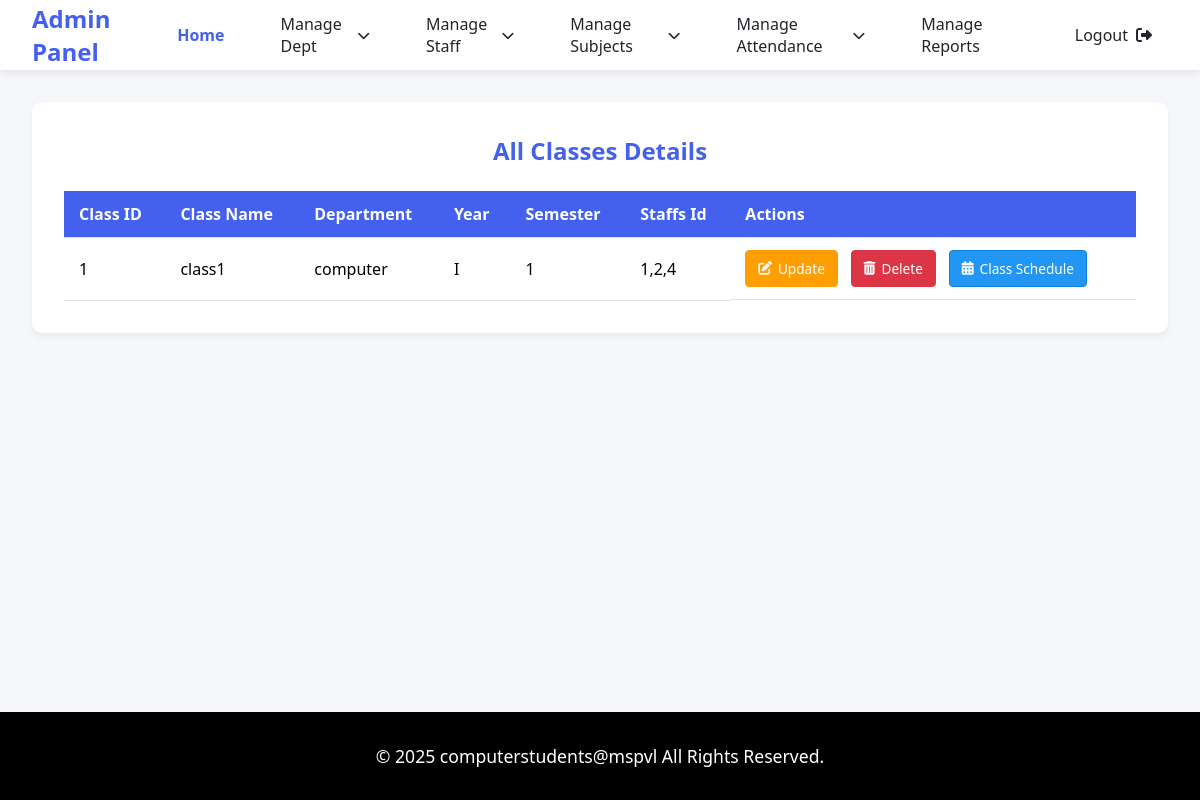
The page /view_class on the database as committed earlier.
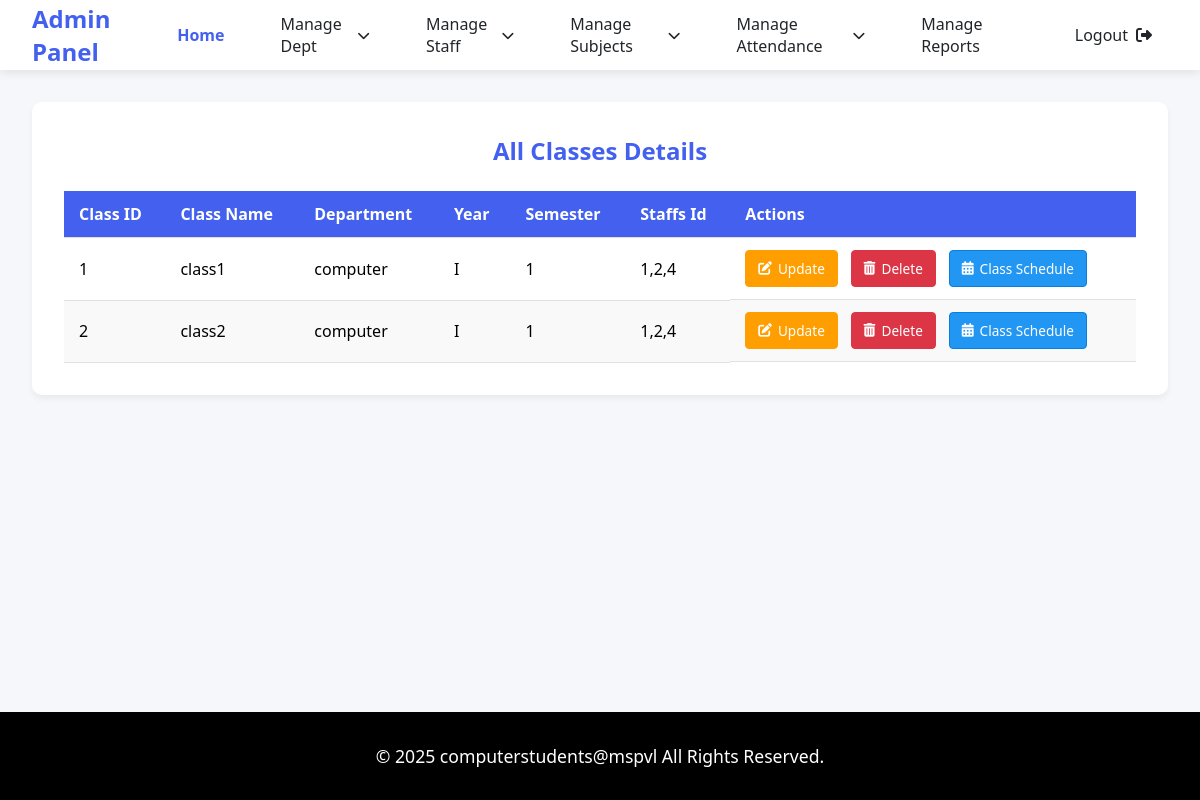
The same page on the database as committed later.
### tables this page shows
CREATE TABLE "classes_tb" (
	"classid"	INTEGER NOT NULL,
	"classname"	TEXT NOT NULL UNIQUE,
	"dept"	TEXT NOT NULL,
	"year"	TEXT NOT NULL,
	"sem"	TEXT NOT NULL,
	"staffsid"	TEXT NOT NULL,
	PRIMARY KEY("classid")
);

### app.py (the view)
@app.route('/view_class')
def view_class():
    con = sqlite3.connect('spm_db.db')
    cur = con.cursor()
    cur.execute("SELECT * FROM classes_tb")
    data = cur.fetchall()
    con.close()
    return render_template('admin/view_class.html', data = data)

### templates/admin/view_class.html (shortened to what this page needs)
<!DOCTYPE html>
<html lang="en">
<head>
    <link rel="stylesheet" href="https://cdnjs.cloudflare.com/ajax/libs/font-awesome/6.4.0/css/all.min.css">
    <link rel="stylesheet" href="static/css/style.css">
</head>
<body>
    <nav class="navbar">
        <a href="#" class="navbar-brand">Admin Panel</a>
        <div class="nav-menu">
            <a href="{{url_for('admin_dashboard')}}" class="nav-item active">Home</a>
            <div class="dropdown">
                <a href="#" class="nav-item dropdown-toggle">Manage Dept</a>
            </div>
            <div class="dropdown">
                <a href="#" class="nav-item dropdown-toggle">Manage Staff</a>
            </div>
            <div class="dropdown">
                <a href="#" class="nav-item dropdown-toggle">Manage Subjects</a>
            </div>
            <div class="dropdown">
                <a href="#" class="nav-item dropdown-toggle">Manage Attendance</a>
            </div>
            <a href="report_generate_form.html" class="nav-item">Manage Reports</a>
            <a href="{{url_for('login')}}"class="nav-item" id="logout-link">
                <span>Logout</span>
                <i class="fas fa-sign-out-alt"></i>
            </a>
        </div>
    </nav>
    <div class="main-content">
        <div class="table-container">
            <h2>All Classes Details</h2>
            <table class="dept-table">
                <thead>
                    <tr>
                        <th>Class ID</th>
                        <th>Class Name</th>
                        <th>Department</th>
                        <th>Year</th>
                        <th>Semester</th>
                        <th>Staffs Id </th>
                        <th>Actions</th>
                    </tr>
                </thead>
                <tbody>
                    {% for row in data %}
                    <tr>
                        <td>{{ row[0] }}</td>
                        <td>{{ row[1] }}</td>
                        <td>{{ row[2] }}</td>
                        <td>{{ row[3] }}</td>
                        <td>{{ row[4] }}</td>
                        <td>{{ row[5] }}</td>
                        <td class="action-buttons">
                            <a href="{{ url_for('update_class_form', classid=row[0],classname=row[1],dept=row[2],year=row[3],sem=row[4]) }}" class="btn-update">
                                <i class="fas fa-edit"></i> Update
                            </a>
                            <a href="{{ url_for('delete_class', classid=row[0],classname=row[1]) }}" class="btn-delete" onclick="return confirm('Are you sure you want to delete this department?')">
                                <i class="fas fa-trash-alt"></i> Delete
                            </a>
                            <a href="{{ url_for('class_schedule',classname=row[1]) }}" class="btn-merge" title="Merge Timetable">
                                <i class="fas fa-calendar-alt"></i> Class Schedule
                            </a>
                        </td>
                    </tr>
                    {% endfor %}
                </tbody>
            </table>
        </div>
    </div>
    <footer class="footer">
        <p class="copyright">© 2025 computerstudents@mspvl All Rights Reserved.</p>
    </footer>
</body>
</html>

Rows that differ between the two databases and show on the page:
added classes_tb: classid "2", classname "class2", dept "computer", year "I", sem "1", staffsid "1,2,4"
